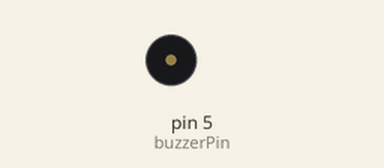
A sketch run on a simulated Arduino Uno, built with avr-gcc and run on an emulated ATmega328P. Shown: buzzer (waves = sounding).

Above: at 1.0 s.
Timing chart, 0 to 4.6 s (numbered marks = the images above):
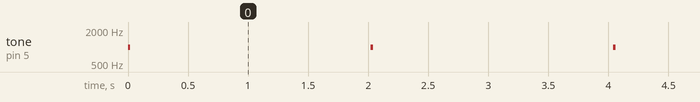

The sketch:

buzzerTest.ino
```cpp
// buzzerTest.ino
// A simple sketch to test the buzzer
// Dec 2021


const int buzzerPin = 5; // set buzzer pin 5

void setup(){

  pinMode(buzzerPin, OUTPUT); // Set buzzer pin to output

}

void loop(){

  tone(buzzerPin,1000); // send 1 kHz sound signal
  delay(20);
  noTone(buzzerPin);     // Stop sound...
  digitalWrite(buzzerPin, HIGH); // Stop sound
  delay(2000);

}
```

Measured:
- by itself, tone on pin 5 (buzzerPin): alternates 1000 Hz for 0.02 s and silent for 2.0 s
